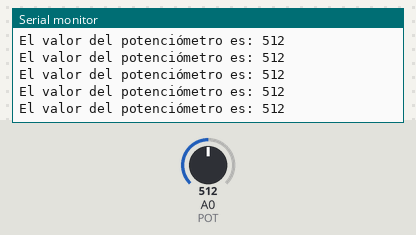
A sketch run on a simulated Arduino Uno, built with avr-gcc and run on an emulated ATmega328P. Shown: the last lines printed to the serial monitor. Inputs (shaded band) come from the test bench; at power-on: A0 (POT) = 512.

Above: at 1.2 s.
1.3 s: A0 (POT) set to 716
At 1.31 s:
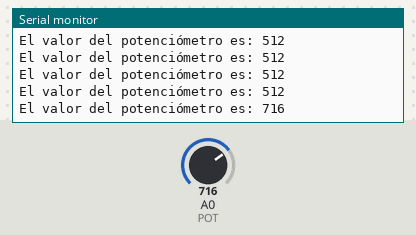
2.8 s: A0 (POT) set to 900
At 2.82 s:
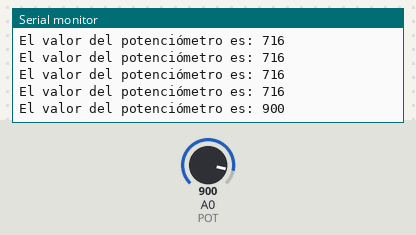
Timing chart, 0 to 5.8 s (numbered marks = the images above; inputs shaded):
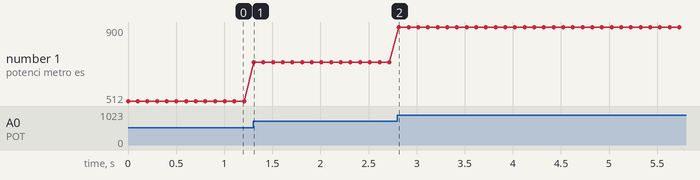

The sketch:

sketch_potenciometro.ino
```cpp
 #define POT 0
 void setup() {
 Serial.begin(9600);
 }
 void loop() {
 int valor;
 valor = analogRead (POT);
 Serial.print("El valor del potenciómetro es: ");
 Serial.println(valor);
 delay(100);
 }
```

Measured:
- after the input at 1.3 s, the serial monitor: prints a new line at once (image 1)
- after the input at 2.8 s, the serial monitor: prints a new line at once (image 2)
- plotted number 1: 512 → 716 after the input at 1.3 s, 716 → 900 after the input at 2.8 s
